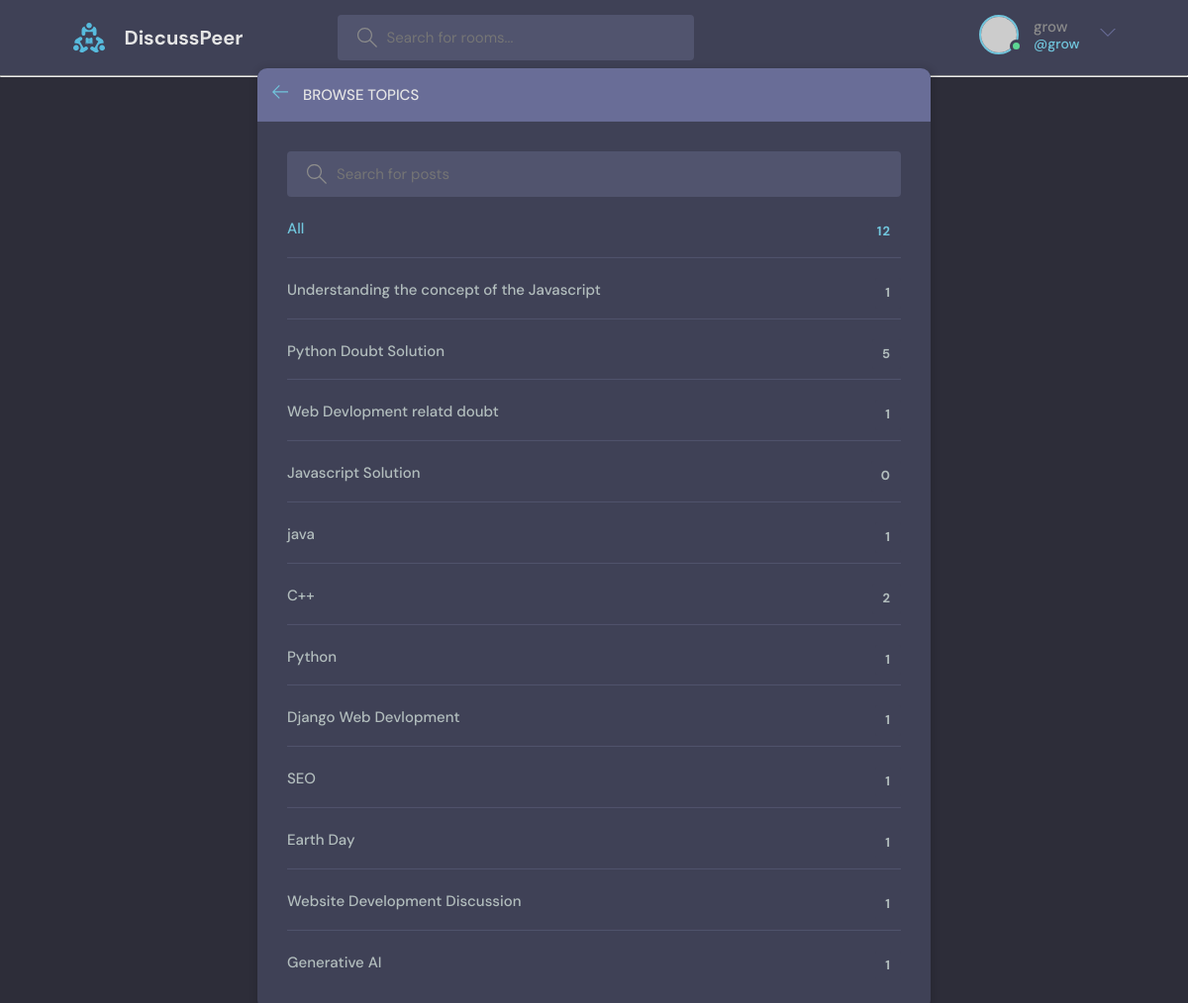
Screenshot of /topicPage/ (signed in) with the database file from the repository.
### base/models.py (models this page shows, shortened)
class Topic(models.Model):
    name=models.CharField(max_length=200)

### base/views.py (the view)
# urls.py: path('topicPage/',views.topicPage, name="topic-page"),
def topicPage(request):
   q=request.GET.get('q') if request.GET.get('q') != None else ''
   topics=Topic.objects.filter(Q(name__icontains = q))
   context={'topics':topics}
   return render(request,'base/topics_mobile.html',context)

### base/templates/base/topics_mobile.html (shortened to what this page needs)
{% extends "main.html" %}
{% block body %}
<main class="create-room layout">
  <div class="container">
        <div class="layout__box">
          <div class="layout__boxHeader">
            <div class="layout__boxTitle">
              <a href="{% url 'index' %}">
                <svg version="1.1" xmlns="http://www.w3.org/2000/svg" width="32" height="32" viewBox="0 0 32 32">
                  <title>arrow-left</title>
                  <path
                    d="M13.723 2.286l-13.723 13.714 13.719 13.714 1.616-1.611-10.96-10.96h27.625v-2.286h-27.625l10.965-10.965-1.616-1.607z"
                  ></path>
                </svg>
              </a>
              <h3>Browse Topics</h3>
            </div>
          </div>
          <div class="topics-page layout__body">
            <form class="header__search" action="" method="GET">
              <label>
                <input name="q" placeholder="Search for posts" />
              </label>
            </form>
            <ul class="topics__list">
              <li>
                <a href="{% url 'topic-page' %}" class="active">All <span>{{topics.count}}</span></a>
              </li>
             {% for topic in topics  %}
             <li>
               <a href="{% url 'index' %}?q={{topic.name}}">{{topic.name}} <span>{{topic.room_set.all.count}}</span></a>
              </li>
              {% endfor %}
            </ul>
          </div>
        </div>
      </div>
    </main>
    {% endblock body %}

### templates/navbar.html (shortened to what this page needs)
{% load static %}
<header class="header header--loggedIn">
    <div class="container">
      <a href="{% url 'index' %}" class="header__logo">
        <img src="{% static "images/assets/logo.svg" %}" />
        <h1>DiscussPeer</h1>
      </a>
      <form class="header__search" action="{% url 'index' %}" method="GET"  >
        <label>
          <input name="q" id="searchquery" placeholder="Search for rooms..." />
        </label>
      </form>
      <nav class="header__menu">
          {% if request.user.is_authenticated %}
          <div class="header__user">
              <a href="{% url 'user-profile'  request.user.id %}">
                  <div class="avatar avatar--medium active">
                      <img src="https://randomuser.me/api/portraits/men/37.jpg" />
                    </div>
                    <p>{{request.user.username}}<span>@{{request.user.username}}</span></p>
                </a>
                <button class="dropdown-button">
                    <svg version="1.1" xmlns="http://www.w3.org/2000/svg" width="32" height="32" viewBox="0 0 32 32">
                        <title>chevron-down</title>
                        <path d="M16 21l-13-13h-3l16 16 16-16h-3l-13 13z"></path>
                    </svg>
                </button>
            </div>
            {% else %}
            <a href="{% url 'login' %}">
              <img src="{% static "images/assets/avatar.svg" %}" />
              <p>Login</p>
            </a>
            {% endif %}
      </nav>
    </div>
  </header>

### static/style/style.css (style rules this page uses)
:root { --color-main: #71c6dd; --color-main-light: #e1f6fb; --color-dark: #3f4156; --color-dark-medium: #51546e; --color-dark-light: #696d97; --color-light: #e5e5e5; --color-gray: #8b8b8b; --color-light-gray: #b2bdbd; --color-bg: #2d2d39; --color-success: #5dd693; --color-error: #fc4b0b; }
* { font-family: "DM Sans", -apple-system, BlinkMacSystemFont, "Segoe UI", Roboto, Oxygen, Ubuntu, Cantarell, "Open Sans", "Helvetica Neue", sans-serif; margin: 0; padding: 0; box-sizing: border-box; text-rendering: optimizeLegibility; font-size: inherit; }
html { font-size: 56.25%; }
@media only screen and (min-width: 1200px) { html { font-size: 62.5%; } }
body { line-height: 1.6; font-weight: 400; font-size: 1.5rem; color: var(--color-light-gray); background-color: var(--color-bg); min-height: 100vh; }
img { width: 100%; }
a { display: inline-block; color: var(--color-main); text-decoration: none; }
.container { max-width: 120rem; width: 90%; margin: auto; }
.avatar { position: relative; display: inline-block; border-radius: 50%; border: 2px solid var(--color-main); }
.avatar img { display: block; border-radius: 50%; object-fit: cover; object-position: center; }
.avatar::after { content: ""; display: block; position: absolute; background-color: var(--color-gray); z-index: 111; border-radius: 50%; border: 0.3rem solid var(--color-dark); }
.avatar.active::after { background-color: var(--color-success); }
.avatar.avatar--medium img { width: 3.6rem; height: 3.6rem; border-radius: 50%; }
.avatar.avatar--medium:after { width: 0.7rem; height: 0.7rem; bottom: 0px; right: -6px; }
.header { padding: 1.5rem; background-color: var(--color-dark); }
.header > .container { display: flex; gap: 9.5rem; }
.header__logo, .header__user { display: flex; gap: 2rem; align-items: center; }
.header__logo > img { height: 3.2rem; width: 3.2rem; }
.header__logo > h1 { font-weight: 700; font-size: 2rem; color: var(--color-light); }
.header__search > label { background-color: var(--color-dark-medium); padding: 1.3rem 1rem; display: flex; align-items: center; gap: 1rem; border-radius: 4px; }
.header__search svg { fill: var(--color-gray); width: 2rem; height: 2rem; margin-left: 1rem; }
.header__search input { width: 30rem; background: transparent; border: none; outline: none; color: var(--color-light); }
.header__menu { margin-left: auto; position: relative; }
.header__menu a { display: flex; gap: 1.5rem; align-items: center; font-weight: 500; text-decoration: none; color: var(--color-gray); }
.header__menu img { height: 3.6rem; }
.header__menu p { line-height: 1.2; }
.header__menu span { color: var(--color-main); font-weight: 500; font-size: 1.4rem; display: block; }
.header__menu svg { width: 1.6rem; height: 1.6rem; fill: var(--color-dark-light); }
.dropdown-button { background: transparent; border: 0; outline: 0; cursor: pointer; }
.layout { margin-top: 2.4rem; }
.layout > .container { display: flex; justify-content: space-between; align-items: flex-start; }
.layout__box { width: 90%; max-width: 48rem; min-height: 40rem; position: absolute; top: 50%; left: 50%; transform: translate(-50%, -46%); background-color: var(--color-dark); border-radius: 1rem; box-shadow: 1px 1px 6px 3px rgba(0, 0, 0, 0.1); overflow: hidden; }
.layout__boxHeader { display: flex; padding: 1.5rem; background-color: var(--color-dark-light); }
.layout__boxTitle { display: flex; gap: 1.5rem; align-items: center; }
.layout__boxTitle h3 { text-transform: uppercase; font-weight: 500; color: var(--color-light); }
.layout__boxTitle svg { width: 1.6rem; height: 1.6rem; fill: var(--color-main); }
.layout__body { margin: 3rem; }
.topics__list { list-style: none; }
.topics__list li a { display: flex; justify-content: space-between; margin-bottom: 3rem; font-weight: 500; color: var(--color-light-gray); transition: all 0.3s ease-in-out; }
.topics__list li a.active, .topics__list li a:hover { color: var(--color-main); }
.topics__list li a span { padding: 0.5rem 1rem; background-color: var(--color-dark); border-radius: 3px; font-size: 1.3rem; font-weight: 700; letter-spacing: 1px; }
.topics-page .topics__list li:not(:last-child) a { margin: 2rem 0; padding-bottom: 1rem; text-decoration: none; border-bottom: 1px solid var(--color-dark-medium); }
.topics-page .header__search { display: block; }
.create-room.layout .layout__box { max-width: 68rem; }

### rows the page displays
Topic: name "Understanding the concept of the Javascript", room_set.all.count "1"
Topic: name "Python Doubt Solution", room_set.all.count "5"
Topic: name "Web Devlopment relatd doubt", room_set.all.count "1"
Topic: name "Javascript Solution", room_set.all.count "0"
Topic: name "java", room_set.all.count "1"
Topic: name "C++", room_set.all.count "2"
Topic: name "Python", room_set.all.count "1"
Topic: name "Django Web Devlopment", room_set.all.count "1"
Topic: name "SEO", room_set.all.count "1"
Topic: name "Earth Day", room_set.all.count "1"
Topic: name "Website Development Discussion", room_set.all.count "1"
Topic: name "Generative AI", room_set.all.count "1"

### other values shown
{{ request.user.username }} "grow"
{{ topics.count }} "12"
